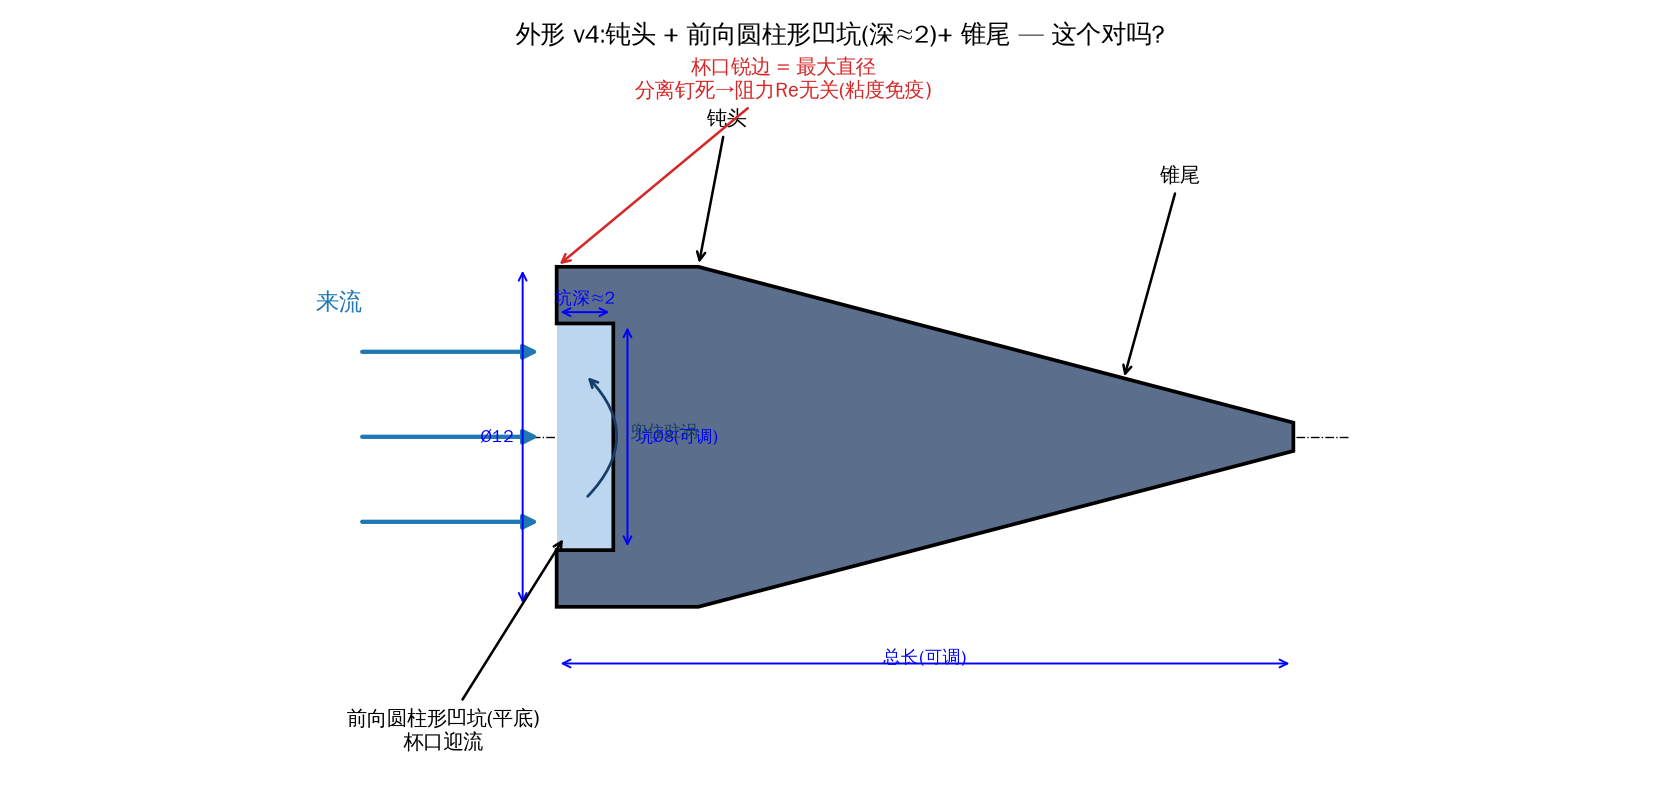

Write Python code to recreate this figure.
"""Proposed float v4: BLUNT head with a flat-bottomed CYLINDRICAL pit (~2 mm deep)
facing the flow, + cone tail. Flow from the left into the pit."""
import numpy as np
import matplotlib
matplotlib.use("Agg")
import matplotlib.pyplot as plt
from matplotlib.patches import Polygon, Rectangle, FancyArrowPatch
from matplotlib import font_manager as fm

zh = fm.FontProperties(family="WenQuanYi Zen Hei")
plt.rcParams["font.family"] = "WenQuanYi Zen Hei"
plt.rcParams["axes.unicode_minus"] = False

# --- parameters (mm) ---
R = 6.0          # head radius (Ø12)
Lh = 5.0         # blunt head (cylinder) length
Ltot = 26.0      # tail tip
rp = 4.0         # pit radius (Ø8)  -- assumed, adjustable
dp = 2.0         # pit depth -- given ~2 mm

# solid cross-section (front face with cylindrical pit notch, then head, then cone tail)
NEW = [(0, R), (Lh, R), (Ltot, 0.5), (Ltot, -0.5), (Lh, -R), (0, -R),
       (0, -rp), (dp, -rp), (dp, rp), (0, rp)]

fig, ax = plt.subplots(figsize=(12, 5.8))

# fluid inside the pit
ax.add_patch(Rectangle((0, -rp), dp, 2 * rp, facecolor="#bcd6f0", edgecolor="none", zorder=1))
ax.add_patch(Polygon(NEW, closed=True, facecolor="#5b6e8c", edgecolor="k", lw=1.9, zorder=2))
ax.plot([-6, 28], [0, 0], "k-.", lw=0.7, zorder=0)

# incoming flow into the pit
for yy in (-3, 0, 3):
    ax.add_patch(FancyArrowPatch((-7, yy), (-0.5, yy), arrowstyle="-|>",
                                 mutation_scale=15, color="#1f77b4", lw=2.2, zorder=3))
ax.text(-8.5, 4.5, "来流", fontproperties=zh, color="#1f77b4", fontsize=12)
ax.annotate("", (1.0, 2.2), (1.0, -2.2),
            arrowprops=dict(arrowstyle="->", color="#163d66", lw=1.4,
                            connectionstyle="arc3,rad=0.5"), zorder=4)
ax.text(2.6, 0, "兜住驻涡", fontproperties=zh, color="#163d66", fontsize=8.5, zorder=4)


def co(text, xy, xytext, c="k"):
    ax.annotate(text, xy=xy, xytext=xytext, fontproperties=zh, fontsize=10.5, color=c,
                ha="center", arrowprops=dict(arrowstyle="->", color=c, lw=1.3), zorder=5)


co("钝头", (Lh, R), (Lh + 1, 11), "k")
co("前向圆柱形凹坑(平底)\n杯口迎流", (0.3, -3.5), (-4, -11), "k")
co("杯口锐边 = 最大直径\n分离钉死→阻力Re无关(粘度免疫)", (0, R), (8, 12), "tab:red")
co("锥尾", (20, 2.0), (22, 9), "k")

# dims
ax.annotate("", (0, rp + 0.4), (dp, rp + 0.4), arrowprops=dict(arrowstyle="<->", color="b"))
ax.text(dp / 2, rp + 0.7, "坑深≈2", fontproperties=zh, color="b", fontsize=9, ha="center")
ax.annotate("", (dp + 0.5, -rp), (dp + 0.5, rp), arrowprops=dict(arrowstyle="<->", color="b"))
ax.text(dp + 0.8, 0, "坑Ø8(可调)", fontproperties=zh, color="b", fontsize=8.5, va="center")
ax.annotate("", (-1.2, -R), (-1.2, R), arrowprops=dict(arrowstyle="<->", color="b"))
ax.text(-1.5, 0, "Ø12", fontproperties=zh, color="b", fontsize=9, ha="right", va="center")
ax.annotate("", (0, -8.0), (Ltot, -8.0), arrowprops=dict(arrowstyle="<->", color="b"))
ax.text(13, -8.1, "总长(可调)", fontproperties=zh, color="b", fontsize=9, ha="center", va="bottom")

ax.set_title("外形 v4:钝头 + 前向圆柱形凹坑(深≈2)+ 锥尾 — 这个对吗?",
             fontproperties=zh, fontsize=13, fontweight="bold")
ax.set_xlim(-10, 30); ax.set_ylim(-12.5, 13.5)
ax.set_aspect("equal"); ax.axis("off")
fig.tight_layout()
fig.savefig(__file__.rsplit("/", 1)[0] + "/float_shape_proposal4.png", dpi=140)
print("saved float_shape_proposal4.png")
